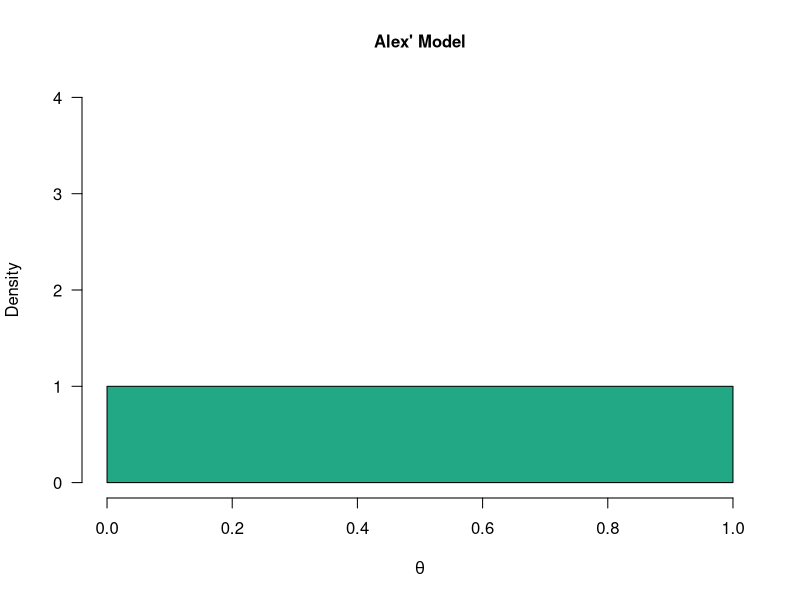
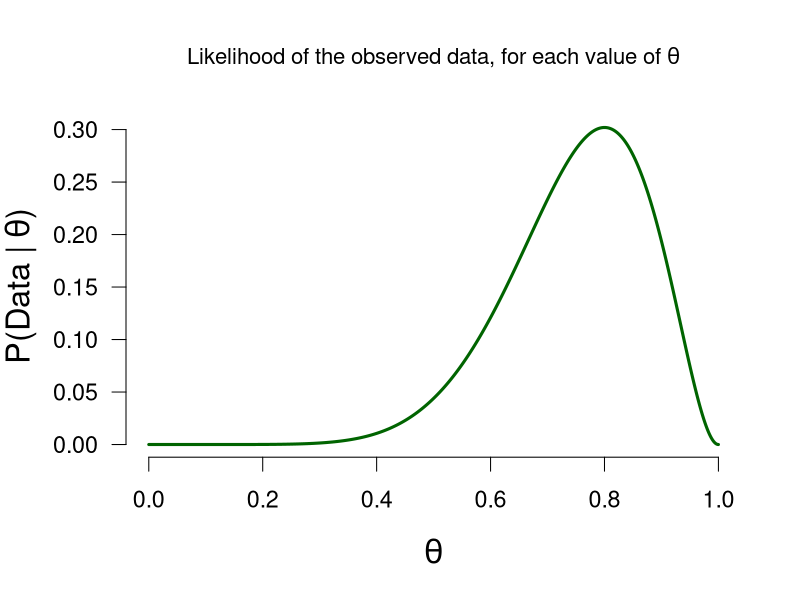
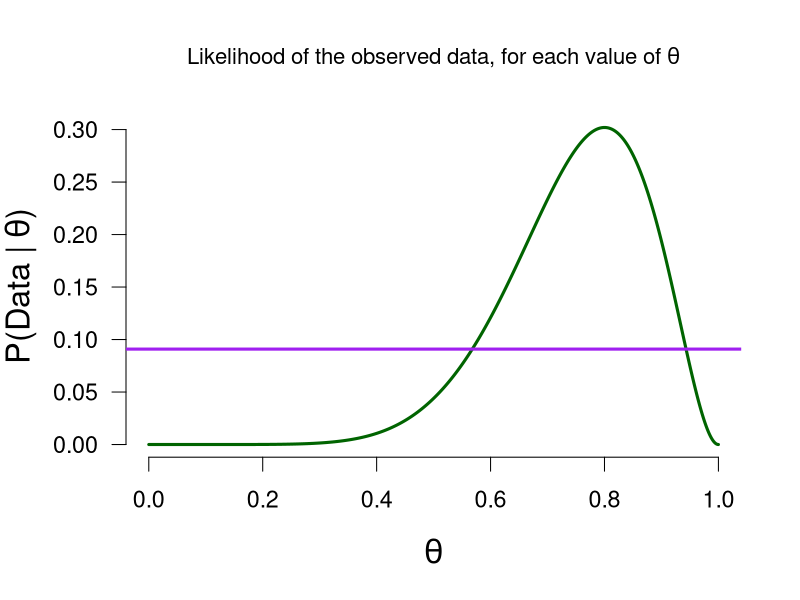
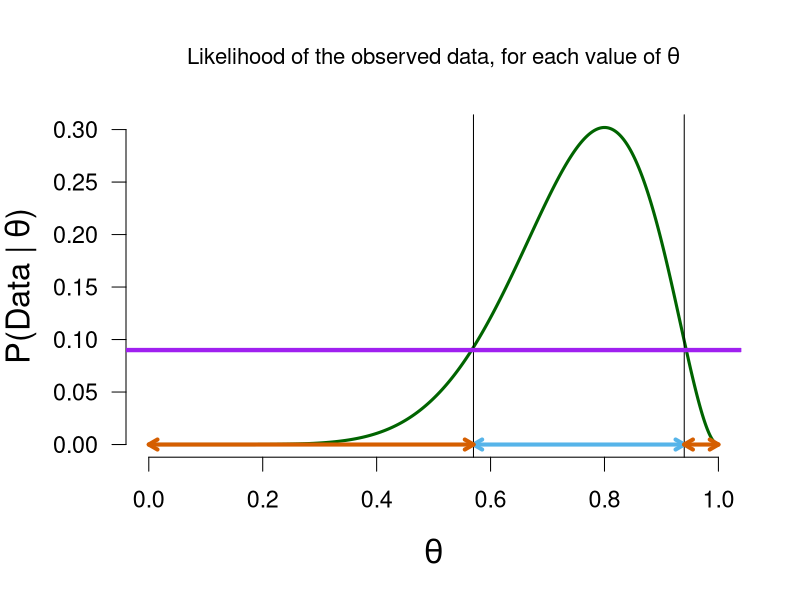
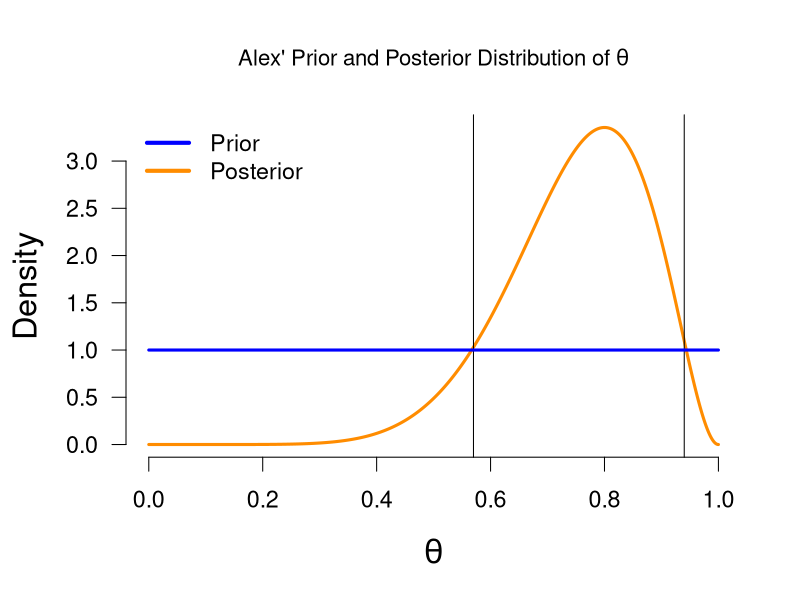
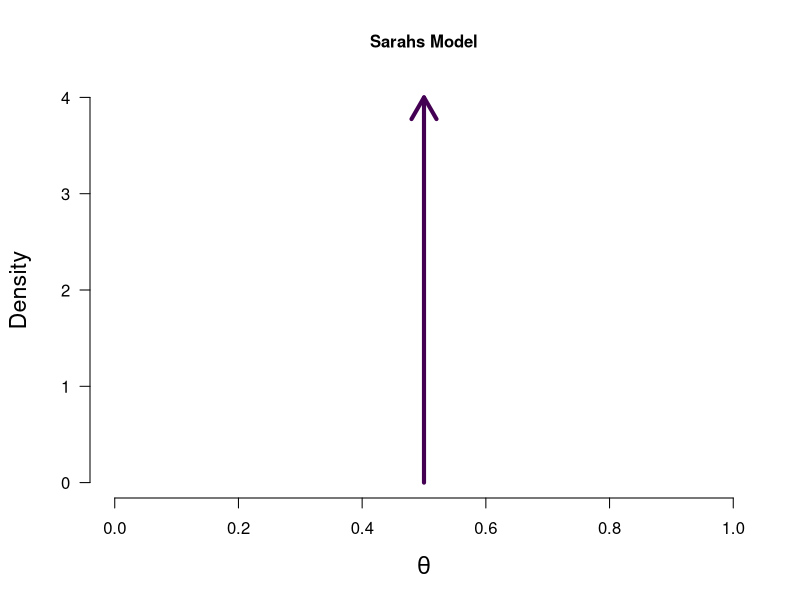
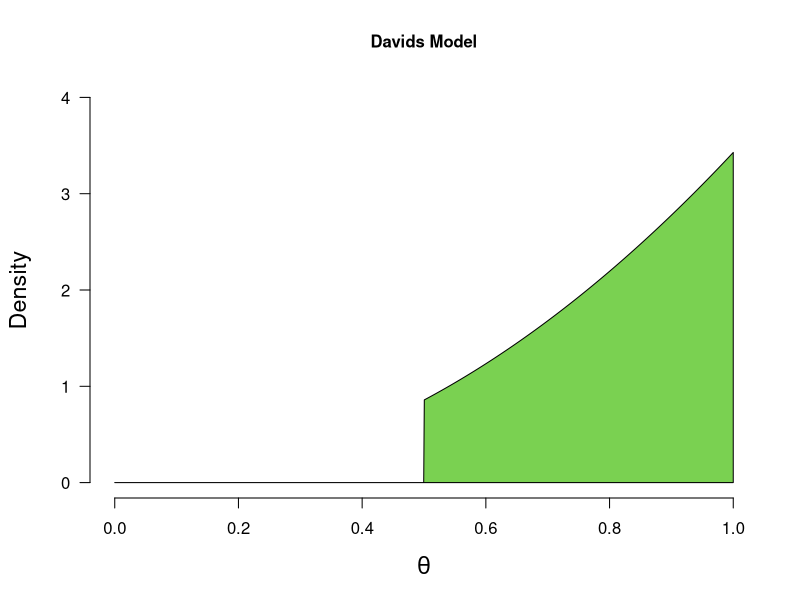
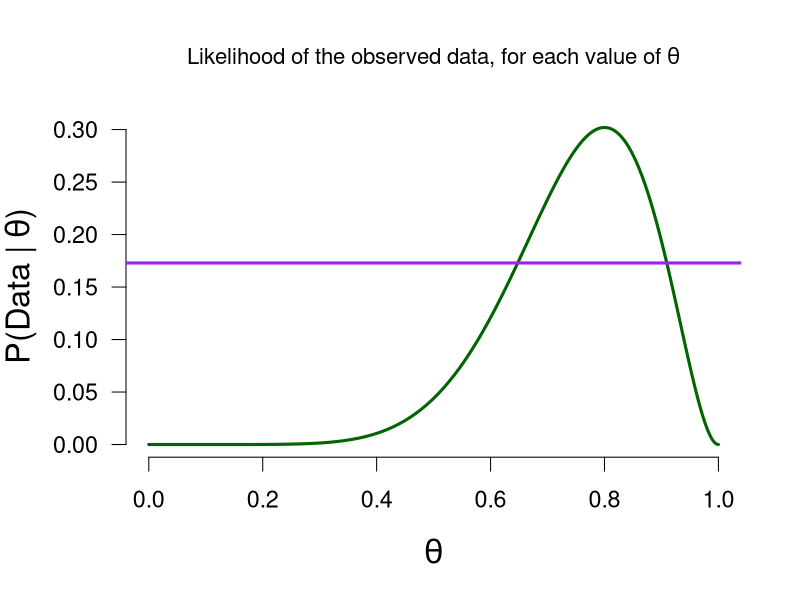

These figures' R source, in order:
## ---- chunk 1
tBetFun <- function(x, shape1 = 1, shape2 = 1, side = "pos") {
  ds <- dbeta(x, shape1, shape2)
  if (side == "pos") {
    ds[x<0.5] <- 0
    ds <- ds / integrate(function(x) dbeta(x, shape1, shape2), lower = 0.5, upper = 1)[[1]]
  } else if (side == "neg") {
    ds[x>0.5] <- 0
    ds <- ds / integrate(function(x) dbeta(x, shape1, shape2), lower = 0, upper = 0.5)[[1]]
  }
  return(ds)
}
## ---- chunk 2
#| label: fig-uninformed-model-binomial-prediction-2
par(mfrow = c(1, 1), cex.main = 1)
cols <- viridis::viridis(6)

plot(1, 1, type ="n", xlim = c(0,1), ylim = c(0,4), bty = "n", main = "Alex' Model",
     las = 1, xlab = expression(theta), ylab = "Density")
mySeq <- seq(0, 1, length.out = 1e3)
polygon(x =  c(mySeq, rev(mySeq)), y = c(rep(0, 1e3), tBetFun(mySeq, 1, 1, side = "neutral")), col = cols[4]) 

## ---- chunk 3
#| label: fig-likelihood-binomial-8-heads
par(cex = 1.4, cex.lab = 1.4, mar = c(5.1, 4.5, 4.1, 2.1), cex.main = 0.95)
ss <- seq(0, 1, length.out = 1e4)
dd <- dbinom(x = 8, size = 10, ss)
plot(ss, dd, type = "l", bty = "n", las = 1, ylab = bquote("P(Data |" ~ theta * ")"), xlab = bquote(theta),
     main = bquote("Likelihood of the observed data, for each value of" ~theta),
     lwd = 3, col = "darkgreen")
## ---- chunk 4
#| label: fig-likelihood-binomial-8-heads-marginal
par(cex = 1.4, cex.lab = 1.4, mar = c(5.1, 4.5, 4.1, 2.1), cex.main = 0.95)
ss <- seq(0, 1, length.out = 1e4)
dd <- dbinom(x = 8, size = 10, ss)
plot(ss, dd, type = "l", bty = "n", las = 1, ylab = bquote("P(Data |" ~ theta * ")"), xlab = bquote(theta),
     main = bquote("Likelihood of the observed data, for each value of" ~theta),
     lwd = 3, col = "darkgreen")
abline(h = 1/11, lwd = 3, col = "purple")
## ---- chunk 5
#| label: fig-likelihood-binomial-8-heads-marginal-redgreen
par(cex = 1.4, cex.lab = 1.4, mar = c(5.1, 4.5, 4.1, 2.1), cex.main = 0.95)
pCol <- palette.colors(NULL, "Okabe-Ito")
margLik <- round(1/11, 2)
bords <- round(ss[round(dd, 3) == margLik], 2)
ll <- unique(bords)[1]
uu <- unique(bords)[length(unique(bords))]
plot(ss, dd, type = "l", bty = "n", las = 1, ylab = bquote("P(Data |" ~ theta * ")"), xlab = bquote(theta),
     main = bquote("Likelihood of the observed data, for each value of" ~theta),
     lwd = 3, col = "darkgreen")
ll <- unique(bords)[1]
uu <- unique(bords)[length(unique(bords))]
abline(v = uu)
abline(v = ll)
arrows(ll, 0, uu, 0,  lwd = 4, length = 0.1, code = 3, col = pCol[3])
abline(h = margLik, lwd = 4, col = "purple")

ll <- 0
uu <- unique(bords)[1]
arrows(ll, 0, uu, 0,  lwd = 4, length = 0.1, code = 3, col = pCol[7])
ll <- unique(bords)[length(unique(bords))]
uu <- 1

sq <- seq(ll, uu, length.out = 1e3) #+0.001
arrows(ll, 0, uu, 0,  lwd = 4, length = 0.1, code = 3, col =  pCol[7])
abline(h = margLik, lwd = 4, col = "purple")
## ---- chunk 6
#| label: fig-prior-posterior-binomial
prior <- dbeta(ss, 1, 1)
posterior <- prior * dd / margLik
par(cex = 1.4, cex.lab = 1.4, mar = c(5.1, 4.5, 4.1, 2.1))
plot(ss, posterior, type = "l", bty = "n", las = 1, ylab = "Density", xlab = bquote(theta),
     main = bquote("Alex' Prior and Posterior Distribution of" ~theta),
     lwd = 3, col = "darkorange")
ll <- unique(bords)[1]
uu <- unique(bords)[length(unique(bords))]
abline(v = uu)
abline(v = ll)
curve(dbeta(x, 1, 1), from = 0, to = 1, lwd = 3, col ="blue", add = TRUE)
legend("topleft", legend = c("Prior", "Posterior"), col = c("blue", "darkorange"), lty = 1, lwd = 4, bty = "n")
## ---- chunk 7
par(mfrow = c(1, 1), cex.main = 1)
cols <- viridis::viridis(6)
plot(1, 1, type ="n", xlim = c(0,1), ylim = c(0,4), bty = "n", main = "Sarahs Model",
     las = 1, xlab = expression(theta), ylab = "Density")
arrows(x0 = 0.5, x1 = 0.5, y0 = 0, y1 = 4.0, lwd = 4, col = cols[1])
## ---- chunk 8
#| label: fig-david-model-binomial
par(mfrow = c(1, 1), cex.main = 1)
tBetFun <- function(x, shape1 = 1, shape2 = 1, side = "pos") {
  ds <- dbeta(x, shape1, shape2)
  if (side == "pos") {
    ds[x<0.5] <- 0
    ds <- ds / integrate(function(x) dbeta(x, shape1, shape2), lower = 0.5, upper = 1)[[1]]
  } else if (side == "neg") {
    ds[x>0.5] <- 0
    ds <- ds / integrate(function(x) dbeta(x, shape1, shape2), lower = 0, upper = 0.5)[[1]]
  }
  return(ds)
}
cols <- viridis::viridis(6)
plot(1, 1, type ="n", xlim = c(0,1), ylim = c(0,4), bty = "n", main = "Davids Model", 
     las = 1, xlab = expression(theta), ylab = "Density")
polygon(x =  c(mySeq, rev(mySeq)), y = c(rep(0, 1e3), rev(tBetFun(mySeq, 3, 1))), col = cols[5]) 

# David's marginal
samps <- rbeta(1e5, 3, 1)
samps[samps<0.5] <- 1- samps[samps<0.5]
samps <- c(0:5, rbinom(1e5, 10, samps))
davMarLik <- (table(samps)/1e5)[9]
## ---- chunk 9
#| label: fig-likelihood-binomial-8-heads-marginal-david

par(cex = 1.4, cex.lab = 1.4, mar = c(5.1, 4.5, 4.1, 2.1), cex.main = 0.95)
ss <- seq(0, 1, length.out = 1e4)
dd <- dbinom(x = 8, size = 10, ss)
plot(ss, dd, type = "l", bty = "n", las = 1, ylab = bquote("P(Data |" ~ theta * ")"), xlab = bquote(theta),
     main = bquote("Likelihood of the observed data, for each value of" ~theta),
     lwd = 3, col = "darkgreen")
abline(h = davMarLik, lwd = 3, col = "purple")
## ---- chunk 10
#| label: fig-prior-posterior-binomial-david
ss <- seq(0, 1, length.out = 1e4)
priorD <- dbeta(ss, 3, 1)
priorD <- ifelse(ss < 0.5, 0, priorD)
dd <- dbinom(8, 10, ss)
posterior <- (priorD * dd) / (davMarLik/ integrate(function(x) dbeta(x, 3, 1), lower = 0.5, upper = 1)$value)
par(cex = 1.4, cex.lab = 1.4, mar = c(5.1, 4.5, 4.1, 2.1))
plot(ss, posterior, type = "l", bty = "n", las = 1, ylab = "Density", xlab = bquote(theta),
     main = bquote("David's Prior and Posterior Distribution of" ~theta), ylim = c(0, 3),
     lwd = 3, col = "darkorange")
bords <- round(ss[round(dd, 3) == round(davMarLik, 3)], 10)
ll <- unique(bords)[1]+0.02
uu <- unique(bords)[length(unique(bords))]-0.01
abline(v = uu)
abline(v = ll)
lines(ss, priorD, type="l", lwd = 3, col ="blue")
lines(ss, posterior, type="l", lwd = 3, col ="orange", lty = 2)
legend("topleft", legend = c("Prior", "Posterior"), col = c("blue", "darkorange"), lty = 1, lwd = 4, bty = "n")
## ---- chunk 11
# David's marginal
#| label: fig-prior-posterior-binomial-david-alt

samps <- rbeta(1e5, 3, 1)
samps[samps<0.5] <- 1- samps[samps<0.5]
samps <- c(0:5, rbinom(1e5, 11, samps))
davMarLik <- (table(samps)/1e5)[2]

ss <- seq(0, 1, length.out = 1e4)
priorD <- dbeta(ss, 3, 1)
priorD <- ifelse(ss < 0.5, 0, priorD)
dd <- dbinom(1, 11, ss)
posterior <- (priorD * dd) / (davMarLik/ integrate(function(x) dbeta(x, 3, 1), lower = 0.5, upper = 1)$value)
par(cex = 1.4, cex.lab = 1.4, mar = c(5.1, 4.5, 4.1, 2.1))
plot(ss, posterior, type = "l", bty = "n", las = 1, ylab = "Density", xlab = bquote(theta),
     main = bquote("David's Prior and Posterior Distribution of" ~theta), ylim = c(0, 10),
     lwd = 3, col = "darkorange")
lines(ss, priorD, type="l", lwd = 3, col ="blue")
lines(ss, posterior, type="l", lwd = 3, col ="orange", lty = 2)
legend("topleft", legend = c("Prior", "Posterior"), col = c("blue", "darkorange"), lty = 1, lwd = 4, bty = "n")
